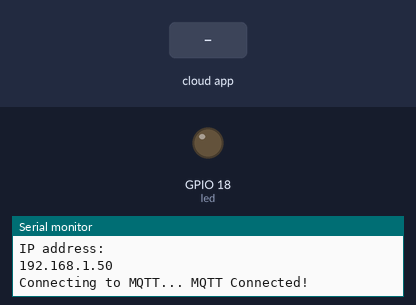
Bench run of a sketch on a simulated ESP32. Parts: output pins drawn as LEDs (lit = HIGH), the last lines printed to the serial monitor. Inputs (shaded band) come from the test bench. WiFi joins after 1.5 s; servers stay silent unless stated; no MQTT or app messages arrive unless stated.

Above: at 2.7 s.
2.8 s: the phone or cloud app sets light to 1
At 3.7 s:
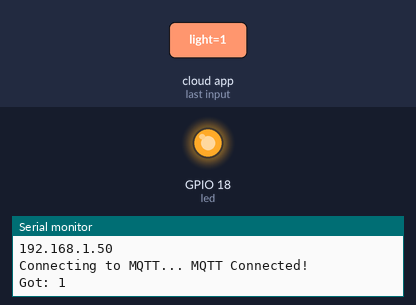
4.3 s: the phone or cloud app sets light to 0
At 5.6 s:
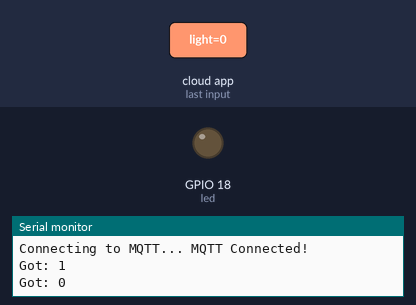
Timing chart, 0 to 7.3 s (numbered marks = the images above; inputs shaded):
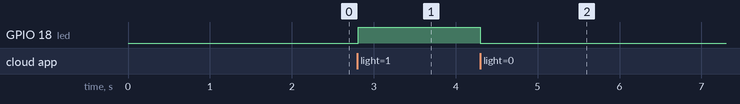

Measured:
- after the input at 2.8 s, GPIO 18 (led): LOW → HIGH at once
- after the input at 4.3 s, GPIO 18 (led): HIGH → LOW at once

The sketch:

SmartLightingSystem_Google-assistant.ino
```cpp
#include <WiFi.h>
#include "Adafruit_MQTT.h"
#include "Adafruit_MQTT_Client.h"


#define led 18


#define AIO_SERVER      "io.adafruit.com"
#define AIO_SERVERPORT  1883
#define AIO_USERNAME    "Kishan1403"
#define AIO_KEY         "aio_bUgu61UeH2NNyuvSPSstfH3uaCLu"

WiFiClient client;

const char* ssid = "Wokwi-GUEST";
const char* password = "";

Adafruit_MQTT_Client mqtt(&client, AIO_SERVER, AIO_SERVERPORT, AIO_USERNAME, AIO_KEY);

Adafruit_MQTT_Publish photocell = Adafruit_MQTT_Publish(&mqtt, AIO_USERNAME "/feeds/photocell");


Adafruit_MQTT_Subscribe onoffbutton = Adafruit_MQTT_Subscribe(&mqtt, AIO_USERNAME "/feeds/light");

void MQTT_connect();

void setup() {
  Serial.begin(115200);
  delay(10);
  pinMode(led, OUTPUT);
  Serial.println(F("Adafruit MQTT demo"));
  WiFi.begin(ssid, password);
  while (WiFi.status() != WL_CONNECTED) {
    delay(500);
    Serial.print("Connecting to Wifi......");
  }
  Serial.println("");
  Serial.println("WiFi connected");
  Serial.println(WiFi.localIP());

  Serial.println();
  Serial.println();

  Serial.println("IP address: ");
  Serial.println(WiFi.localIP());


  mqtt.subscribe(&onoffbutton);
}

uint32_t x=0;

void loop() {

  MQTT_connect();


  Adafruit_MQTT_Subscribe *subscription;
  while ((subscription = mqtt.readSubscription(5000))) {
    if (subscription == &onoffbutton) {
      Serial.print(F("Got: "));
      Serial.println((char *)onoffbutton.lastread);
      uint16_t state= atoi((char *)onoffbutton.lastread);
      digitalWrite(led, state);
    }
  }


}

void MQTT_connect() {
  int8_t ret;


  if (mqtt.connected()) {
    return;
  }

  Serial.print("Connecting to MQTT... ");

  uint8_t retries = 3;
  while ((ret = mqtt.connect()) != 0) {
       Serial.println(mqtt.connectErrorString(ret));
       Serial.println("Retrying MQTT connection in 5 seconds...");
       mqtt.disconnect();
       delay(5000);
       retries--;
       if (retries == 0) {

        while (1);
       }
  }
  Serial.println("MQTT Connected!");
}
```
